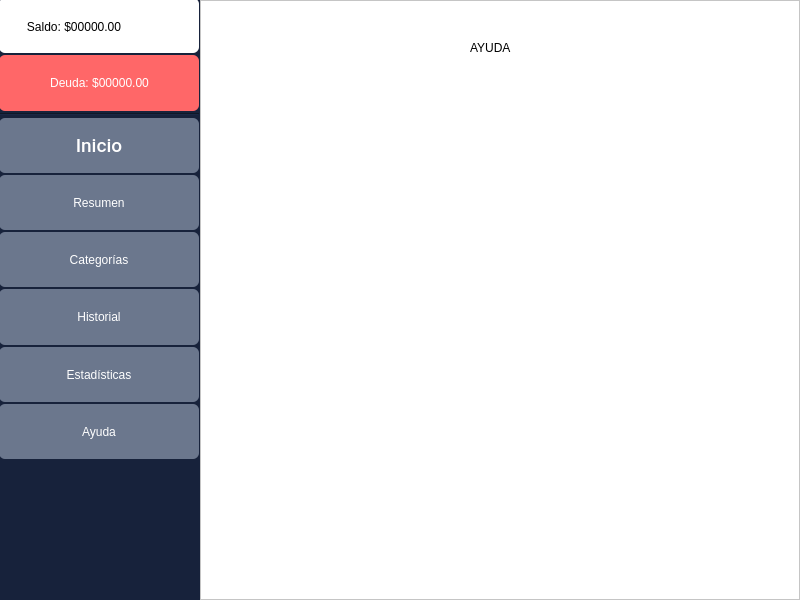
<?xml version="1.0" encoding="UTF-8"?>
<ui version="4.0">
 <class>Form</class>
 <widget class="QWidget" name="Form">
  <property name="geometry">
   <rect>
    <x>0</x>
    <y>0</y>
    <width>800</width>
    <height>600</height>
   </rect>
  </property>
  <property name="minimumSize">
   <size>
    <width>800</width>
    <height>600</height>
   </size>
  </property>
  <property name="maximumSize">
   <size>
    <width>800</width>
    <height>600</height>
   </size>
  </property>
  <property name="windowTitle">
   <string>BetaSave</string>
  </property>
  <widget class="QFrame" name="frame_main_w">
   <property name="geometry">
    <rect>
     <x>0</x>
     <y>0</y>
     <width>800</width>
     <height>600</height>
    </rect>
   </property>
   <property name="styleSheet">
    <string notr="true">background-color: rgb(255, 255, 255);</string>
   </property>
   <property name="frameShape">
    <enum>QFrame::StyledPanel</enum>
   </property>
   <property name="frameShadow">
    <enum>QFrame::Raised</enum>
   </property>
   <widget class="QFrame" name="menu_frame">
    <property name="geometry">
     <rect>
      <x>0</x>
      <y>-1</y>
      <width>200</width>
      <height>611</height>
     </rect>
    </property>
    <property name="styleSheet">
     <string notr="true">background-color: #17223b;</string>
    </property>
    <property name="frameShape">
     <enum>QFrame::StyledPanel</enum>
    </property>
    <property name="frameShadow">
     <enum>QFrame::Raised</enum>
    </property>
    <widget class="QWidget" name="verticalLayoutWidget">
     <property name="geometry">
      <rect>
       <x>-1</x>
       <y>-1</y>
       <width>201</width>
       <height>611</height>
      </rect>
     </property>
     <layout class="QVBoxLayout" name="verticalLayout_Menu" stretch="0,0,0,0,0,0,0,0,0">
      <property name="spacing">
       <number>2</number>
      </property>
      <property name="sizeConstraint">
       <enum>QLayout::SetMaximumSize</enum>
      </property>
      <property name="topMargin">
       <number>0</number>
      </property>
      <property name="rightMargin">
       <number>1</number>
      </property>
      <property name="bottomMargin">
       <number>150</number>
      </property>
      <item>
       <widget class="QFrame" name="frame_Saldo">
        <property name="styleSheet">
         <string notr="true">background-color: rgb(255, 255, 255);
border-radius: 6px;</string>
        </property>
        <property name="frameShape">
         <enum>QFrame::StyledPanel</enum>
        </property>
        <property name="frameShadow">
         <enum>QFrame::Raised</enum>
        </property>
        <widget class="QLabel" name="Label_Saldo">
         <property name="geometry">
          <rect>
           <x>5</x>
           <y>9</y>
           <width>140</width>
           <height>40</height>
          </rect>
         </property>
         <property name="styleSheet">
          <string notr="true">font: 87 10pt &quot;Roboto Black&quot;;</string>
         </property>
         <property name="text">
          <string>Saldo: $00000.00</string>
         </property>
         <property name="alignment">
          <set>Qt::AlignCenter</set>
         </property>
        </widget>
        <widget class="QPushButton" name="pushButton_agregar_saldo">
         <property name="geometry">
          <rect>
           <x>150</x>
           <y>10</y>
           <width>35</width>
           <height>35</height>
          </rect>
         </property>
         <property name="cursor">
          <cursorShape>PointingHandCursor</cursorShape>
         </property>
         <property name="styleSheet">
          <string notr="true">image: url(:/newPrefix/icons8-positive-48.png);</string>
         </property>
         <property name="text">
          <string/>
         </property>
         <property name="icon">
          <iconset>
           <normaloff>icon_img/icons8-positive-48.png</normaloff>icon_img/icons8-positive-48.png</iconset>
         </property>
         <property name="iconSize">
          <size>
           <width>30</width>
           <height>30</height>
          </size>
         </property>
        </widget>
       </widget>
      </item>
      <item>
       <widget class="QFrame" name="frame_Deuda">
        <property name="styleSheet">
         <string notr="true">background-color: rgb(255, 103, 104);
border-radius: 6px;</string>
        </property>
        <property name="frameShape">
         <enum>QFrame::StyledPanel</enum>
        </property>
        <property name="frameShadow">
         <enum>QFrame::Raised</enum>
        </property>
        <widget class="QLabel" name="Label_Deuda">
         <property name="geometry">
          <rect>
           <x>10</x>
           <y>18</y>
           <width>181</width>
           <height>20</height>
          </rect>
         </property>
         <property name="styleSheet">
          <string notr="true">color: rgb(255, 255, 255);
font: 87 10pt &quot;Roboto Black&quot;;</string>
         </property>
         <property name="frameShape">
          <enum>QFrame::NoFrame</enum>
         </property>
         <property name="text">
          <string>Deuda: $00000.00</string>
         </property>
         <property name="scaledContents">
          <bool>false</bool>
         </property>
         <property name="alignment">
          <set>Qt::AlignCenter</set>
         </property>
         <property name="wordWrap">
          <bool>false</bool>
         </property>
         <property name="margin">
          <number>0</number>
         </property>
         <property name="indent">
          <number>-1</number>
         </property>
        </widget>
       </widget>
      </item>
      <item>
       <widget class="Line" name="line">
        <property name="orientation">
         <enum>Qt::Horizontal</enum>
        </property>
       </widget>
      </item>
      <item>
       <widget class="QPushButton" name="pushButton_Inicio">
        <property name="enabled">
         <bool>true</bool>
        </property>
        <property name="sizePolicy">
         <sizepolicy hsizetype="Minimum" vsizetype="Preferred">
          <horstretch>0</horstretch>
          <verstretch>0</verstretch>
         </sizepolicy>
        </property>
        <property name="maximumSize">
         <size>
          <width>16777215</width>
          <height>65</height>
         </size>
        </property>
        <property name="font">
         <font>
          <family>Roboto Medium</family>
          <pointsize>14</pointsize>
          <weight>7</weight>
          <italic>false</italic>
          <bold>false</bold>
         </font>
        </property>
        <property name="cursor">
         <cursorShape>PointingHandCursor</cursorShape>
        </property>
        <property name="styleSheet">
         <string notr="true">background-color: #6b778d;
color: rgb(255, 255, 255);
font: 57 14pt &quot;Roboto Medium&quot;;
border-radius: 6px;</string>
        </property>
        <property name="text">
         <string>Inicio</string>
        </property>
        <property name="icon">
         <iconset>
          <normaloff>icon_img/icons8-google-home-48.png</normaloff>icon_img/icons8-google-home-48.png</iconset>
        </property>
        <property name="iconSize">
         <size>
          <width>30</width>
          <height>30</height>
         </size>
        </property>
       </widget>
      </item>
      <item>
       <widget class="QPushButton" name="pushButton_Resumen">
        <property name="enabled">
         <bool>true</bool>
        </property>
        <property name="sizePolicy">
         <sizepolicy hsizetype="Minimum" vsizetype="Preferred">
          <horstretch>0</horstretch>
          <verstretch>0</verstretch>
         </sizepolicy>
        </property>
        <property name="maximumSize">
         <size>
          <width>16777215</width>
          <height>65</height>
         </size>
        </property>
        <property name="cursor">
         <cursorShape>PointingHandCursor</cursorShape>
        </property>
        <property name="styleSheet">
         <string notr="true">background-color: #6b778d;
color: rgb(255, 255, 255);
font: 57 14pt &quot;Roboto Medium&quot;;
border-radius: 6px;</string>
        </property>
        <property name="text">
         <string>Resumen</string>
        </property>
        <property name="icon">
         <iconset>
          <normaloff>icon_img/icons8-spreadsheet-48.png</normaloff>icon_img/icons8-spreadsheet-48.png</iconset>
        </property>
        <property name="iconSize">
         <size>
          <width>30</width>
          <height>30</height>
         </size>
        </property>
       </widget>
      </item>
      <item>
       <widget class="QPushButton" name="pushButton_Categorias">
        <property name="enabled">
         <bool>true</bool>
        </property>
        <property name="sizePolicy">
         <sizepolicy hsizetype="Minimum" vsizetype="Preferred">
          <horstretch>0</horstretch>
          <verstretch>0</verstretch>
         </sizepolicy>
        </property>
        <property name="maximumSize">
         <size>
          <width>16777215</width>
          <height>65</height>
         </size>
        </property>
        <property name="cursor">
         <cursorShape>PointingHandCursor</cursorShape>
        </property>
        <property name="styleSheet">
         <string notr="true">background-color: #6b778d;
color: rgb(255, 255, 255);
font: 57 14pt &quot;Roboto Medium&quot;;
border-radius: 6px;</string>
        </property>
        <property name="text">
         <string>Categorías</string>
        </property>
        <property name="icon">
         <iconset>
          <normaloff>icon_img/icons8-sorting-48.png</normaloff>icon_img/icons8-sorting-48.png</iconset>
        </property>
        <property name="iconSize">
         <size>
          <width>30</width>
          <height>30</height>
         </size>
        </property>
       </widget>
      </item>
      <item>
       <widget class="QPushButton" name="pushButton_Historial">
        <property name="enabled">
         <bool>true</bool>
        </property>
        <property name="sizePolicy">
         <sizepolicy hsizetype="Minimum" vsizetype="Preferred">
          <horstretch>0</horstretch>
          <verstretch>0</verstretch>
         </sizepolicy>
        </property>
        <property name="maximumSize">
         <size>
          <width>16777215</width>
          <height>65</height>
         </size>
        </property>
        <property name="cursor">
         <cursorShape>PointingHandCursor</cursorShape>
        </property>
        <property name="styleSheet">
         <string notr="true">background-color: #6b778d;
color: rgb(255, 255, 255);
font: 57 14pt &quot;Roboto Medium&quot;;
border-radius: 6px;</string>
        </property>
        <property name="text">
         <string>Historial</string>
        </property>
        <property name="icon">
         <iconset>
          <normaloff>icon_img/icons8-statistics-48.png</normaloff>icon_img/icons8-statistics-48.png</iconset>
        </property>
        <property name="iconSize">
         <size>
          <width>30</width>
          <height>30</height>
         </size>
        </property>
       </widget>
      </item>
      <item>
       <widget class="QPushButton" name="pushButton_Estadisticas">
        <property name="enabled">
         <bool>true</bool>
        </property>
        <property name="sizePolicy">
         <sizepolicy hsizetype="Minimum" vsizetype="Preferred">
          <horstretch>0</horstretch>
          <verstretch>0</verstretch>
         </sizepolicy>
        </property>
        <property name="maximumSize">
         <size>
          <width>16777215</width>
          <height>65</height>
         </size>
        </property>
        <property name="cursor">
         <cursorShape>PointingHandCursor</cursorShape>
        </property>
        <property name="styleSheet">
         <string notr="true">background-color: #6b778d;
color: rgb(255, 255, 255);
font: 57 14pt &quot;Roboto Medium&quot;;
border-radius: 6px;</string>
        </property>
        <property name="text">
         <string>Estadísticas</string>
        </property>
        <property name="icon">
         <iconset>
          <normaloff>icon_img/icons8-doughnut-chart-48.png</normaloff>icon_img/icons8-doughnut-chart-48.png</iconset>
        </property>
        <property name="iconSize">
         <size>
          <width>30</width>
          <height>30</height>
         </size>
        </property>
        <property name="checkable">
         <bool>false</bool>
        </property>
        <property name="checked">
         <bool>false</bool>
        </property>
        <property name="autoRepeat">
         <bool>false</bool>
        </property>
        <property name="autoExclusive">
         <bool>false</bool>
        </property>
       </widget>
      </item>
      <item>
       <widget class="QPushButton" name="pushButton_Ayuda">
        <property name="enabled">
         <bool>true</bool>
        </property>
        <property name="sizePolicy">
         <sizepolicy hsizetype="Minimum" vsizetype="Preferred">
          <horstretch>0</horstretch>
          <verstretch>0</verstretch>
         </sizepolicy>
        </property>
        <property name="maximumSize">
         <size>
          <width>16777215</width>
          <height>65</height>
         </size>
        </property>
        <property name="cursor">
         <cursorShape>PointingHandCursor</cursorShape>
        </property>
        <property name="styleSheet">
         <string notr="true">background-color: #6b778d;
font: 57 14pt &quot;Roboto Medium&quot;;
color: rgb(255, 255, 255);
border-radius: 6px;</string>
        </property>
        <property name="text">
         <string>Ayuda</string>
        </property>
        <property name="icon">
         <iconset>
          <normaloff>icon_img/icons8-help-48.png</normaloff>icon_img/icons8-help-48.png</iconset>
        </property>
        <property name="iconSize">
         <size>
          <width>30</width>
          <height>30</height>
         </size>
        </property>
       </widget>
      </item>
     </layout>
    </widget>
   </widget>
   <widget class="QFrame" name="inicio_frame">
    <property name="geometry">
     <rect>
      <x>200</x>
      <y>0</y>
      <width>600</width>
      <height>600</height>
     </rect>
    </property>
    <property name="styleSheet">
     <string notr="true">background-color: rgb(255, 255, 255);</string>
    </property>
    <property name="frameShape">
     <enum>QFrame::StyledPanel</enum>
    </property>
    <property name="frameShadow">
     <enum>QFrame::Raised</enum>
    </property>
    <widget class="QLabel" name="label_2">
     <property name="geometry">
      <rect>
       <x>50</x>
       <y>-30</y>
       <width>983</width>
       <height>982</height>
      </rect>
     </property>
     <property name="styleSheet">
      <string notr="true">background: transparent;</string>
     </property>
     <property name="text">
      <string/>
     </property>
     <property name="pixmap">
      <pixmap>beta_img/Logo_oficial_vector_bl.png</pixmap>
     </property>
     <property name="scaledContents">
      <bool>true</bool>
     </property>
    </widget>
    <widget class="QLabel" name="label_4">
     <property name="geometry">
      <rect>
       <x>270</x>
       <y>40</y>
       <width>31</width>
       <height>16</height>
      </rect>
     </property>
     <property name="styleSheet">
      <string notr="true">font: 87 8pt &quot;Roboto Black&quot;;</string>
     </property>
     <property name="text">
      <string>INICIO</string>
     </property>
    </widget>
   </widget>
   <widget class="QFrame" name="resumen_frame">
    <property name="geometry">
     <rect>
      <x>200</x>
      <y>0</y>
      <width>600</width>
      <height>600</height>
     </rect>
    </property>
    <property name="styleSheet">
     <string notr="true">background-color: rgb(255, 255, 255);</string>
    </property>
    <property name="frameShape">
     <enum>QFrame::StyledPanel</enum>
    </property>
    <property name="frameShadow">
     <enum>QFrame::Raised</enum>
    </property>
    <widget class="QLabel" name="label_7">
     <property name="geometry">
      <rect>
       <x>50</x>
       <y>-30</y>
       <width>983</width>
       <height>982</height>
      </rect>
     </property>
     <property name="styleSheet">
      <string notr="true">background: transparent;</string>
     </property>
     <property name="text">
      <string/>
     </property>
     <property name="pixmap">
      <pixmap>beta_img/Logo_oficial_vector_bl.png</pixmap>
     </property>
     <property name="scaledContents">
      <bool>true</bool>
     </property>
    </widget>
    <widget class="QLabel" name="label_8">
     <property name="geometry">
      <rect>
       <x>270</x>
       <y>40</y>
       <width>51</width>
       <height>16</height>
      </rect>
     </property>
     <property name="styleSheet">
      <string notr="true">font: 87 8pt &quot;Roboto Black&quot;;</string>
     </property>
     <property name="text">
      <string>RESUMEN</string>
     </property>
    </widget>
   </widget>
   <widget class="QFrame" name="categorias_frame">
    <property name="geometry">
     <rect>
      <x>200</x>
      <y>0</y>
      <width>600</width>
      <height>600</height>
     </rect>
    </property>
    <property name="styleSheet">
     <string notr="true">background-color: rgb(255, 255, 255);</string>
    </property>
    <property name="frameShape">
     <enum>QFrame::StyledPanel</enum>
    </property>
    <property name="frameShadow">
     <enum>QFrame::Raised</enum>
    </property>
    <widget class="QLabel" name="label_11">
     <property name="geometry">
      <rect>
       <x>50</x>
       <y>-30</y>
       <width>983</width>
       <height>982</height>
      </rect>
     </property>
     <property name="styleSheet">
      <string notr="true">background: transparent;</string>
     </property>
     <property name="text">
      <string/>
     </property>
     <property name="pixmap">
      <pixmap>beta_img/Logo_oficial_vector_bl.png</pixmap>
     </property>
     <property name="scaledContents">
      <bool>true</bool>
     </property>
    </widget>
    <widget class="QLabel" name="label_12">
     <property name="geometry">
      <rect>
       <x>270</x>
       <y>40</y>
       <width>71</width>
       <height>16</height>
      </rect>
     </property>
     <property name="styleSheet">
      <string notr="true">font: 87 8pt &quot;Roboto Black&quot;;</string>
     </property>
     <property name="text">
      <string>CATEGORIAS</string>
     </property>
    </widget>
   </widget>
   <widget class="QFrame" name="estadisticas_frame">
    <property name="geometry">
     <rect>
      <x>200</x>
      <y>0</y>
      <width>600</width>
      <height>600</height>
     </rect>
    </property>
    <property name="styleSheet">
     <string notr="true">background-color: rgb(255, 255, 255);</string>
    </property>
    <property name="frameShape">
     <enum>QFrame::StyledPanel</enum>
    </property>
    <property name="frameShadow">
     <enum>QFrame::Raised</enum>
    </property>
    <widget class="QLabel" name="label_13">
     <property name="geometry">
      <rect>
       <x>50</x>
       <y>-30</y>
       <width>983</width>
       <height>982</height>
      </rect>
     </property>
     <property name="styleSheet">
      <string notr="true">background: transparent;</string>
     </property>
     <property name="text">
      <string/>
     </property>
     <property name="pixmap">
      <pixmap>beta_img/Logo_oficial_vector_bl.png</pixmap>
     </property>
     <property name="scaledContents">
      <bool>true</bool>
     </property>
    </widget>
    <widget class="QLabel" name="label_14">
     <property name="geometry">
      <rect>
       <x>270</x>
       <y>40</y>
       <width>81</width>
       <height>16</height>
      </rect>
     </property>
     <property name="styleSheet">
      <string notr="true">font: 87 8pt &quot;Roboto Black&quot;;</string>
     </property>
     <property name="text">
      <string>ESTADISTICAS</string>
     </property>
    </widget>
   </widget>
   <widget class="QFrame" name="ayuda_frame">
    <property name="geometry">
     <rect>
      <x>200</x>
      <y>0</y>
      <width>600</width>
      <height>600</height>
     </rect>
    </property>
    <property name="styleSheet">
     <string notr="true">background-color: rgb(255, 255, 255);</string>
    </property>
    <property name="frameShape">
     <enum>QFrame::StyledPanel</enum>
    </property>
    <property name="frameShadow">
     <enum>QFrame::Raised</enum>
    </property>
    <widget class="QLabel" name="label_15">
     <property name="geometry">
      <rect>
       <x>50</x>
       <y>-30</y>
       <width>983</width>
       <height>982</height>
      </rect>
     </property>
     <property name="styleSheet">
      <string notr="true">background: transparent;</string>
     </property>
     <property name="text">
      <string/>
     </property>
     <property name="pixmap">
      <pixmap>beta_img/Logo_oficial_vector_bl.png</pixmap>
     </property>
     <property name="scaledContents">
      <bool>true</bool>
     </property>
    </widget>
    <widget class="QLabel" name="label_16">
     <property name="geometry">
      <rect>
       <x>270</x>
       <y>40</y>
       <width>41</width>
       <height>16</height>
      </rect>
     </property>
     <property name="styleSheet">
      <string notr="true">font: 87 8pt &quot;Roboto Black&quot;;</string>
     </property>
     <property name="text">
      <string>AYUDA</string>
     </property>
    </widget>
   </widget>
   <widget class="QFrame" name="historial_frame">
    <property name="geometry">
     <rect>
      <x>200</x>
      <y>0</y>
      <width>600</width>
      <height>600</height>
     </rect>
    </property>
    <property name="styleSheet">
     <string notr="true">background-color: rgb(255, 255, 255);</string>
    </property>
    <property name="frameShape">
     <enum>QFrame::StyledPanel</enum>
    </property>
    <property name="frameShadow">
     <enum>QFrame::Raised</enum>
    </property>
    <widget class="QLabel" name="label_17">
     <property name="geometry">
      <rect>
       <x>50</x>
       <y>-30</y>
       <width>983</width>
       <height>982</height>
      </rect>
     </property>
     <property name="styleSheet">
      <string notr="true">background: transparent;</string>
     </property>
     <property name="text">
      <string/>
     </property>
     <property name="pixmap">
      <pixmap>beta_img/Logo_oficial_vector_bl.png</pixmap>
     </property>
     <property name="scaledContents">
      <bool>true</bool>
     </property>
    </widget>
    <widget class="QLabel" name="label_18">
     <property name="geometry">
      <rect>
       <x>270</x>
       <y>40</y>
       <width>61</width>
       <height>16</height>
      </rect>
     </property>
     <property name="styleSheet">
      <string notr="true">font: 87 8pt &quot;Roboto Black&quot;;</string>
     </property>
     <property name="text">
      <string>HISTORIAL</string>
     </property>
    </widget>
   </widget>
   <zorder>menu_frame</zorder>
   <zorder>inicio_frame</zorder>
   <zorder>resumen_frame</zorder>
   <zorder>categorias_frame</zorder>
   <zorder>historial_frame</zorder>
   <zorder>estadisticas_frame</zorder>
   <zorder>ayuda_frame</zorder>
  </widget>
 </widget>
 <resources/>
 <connections>
  <connection>
   <sender>pushButton_Inicio</sender>
   <signal>clicked()</signal>
   <receiver>inicio_frame</receiver>
   <slot>raise()</slot>
   <hints>
    <hint type="sourcelabel">
     <x>161</x>
     <y>146</y>
    </hint>
    <hint type="destinationlabel">
     <x>224</x>
     <y>146</y>
    </hint>
   </hints>
  </connection>
  <connection>
   <sender>pushButton_Resumen</sender>
   <signal>clicked()</signal>
   <receiver>resumen_frame</receiver>
   <slot>raise()</slot>
   <hints>
    <hint type="sourcelabel">
     <x>171</x>
     <y>209</y>
    </hint>
    <hint type="destinationlabel">
     <x>210</x>
     <y>202</y>
    </hint>
   </hints>
  </connection>
  <connection>
   <sender>pushButton_Categorias</sender>
   <signal>clicked()</signal>
   <receiver>categorias_frame</receiver>
   <slot>raise()</slot>
   <hints>
    <hint type="sourcelabel">
     <x>161</x>
     <y>257</y>
    </hint>
    <hint type="destinationlabel">
     <x>211</x>
     <y>258</y>
    </hint>
   </hints>
  </connection>
  <connection>
   <sender>pushButton_Historial</sender>
   <signal>clicked()</signal>
   <receiver>historial_frame</receiver>
   <slot>raise()</slot>
   <hints>
    <hint type="sourcelabel">
     <x>149</x>
     <y>315</y>
    </hint>
    <hint type="destinationlabel">
     <x>214</x>
     <y>319</y>
    </hint>
   </hints>
  </connection>
  <connection>
   <sender>pushButton_Estadisticas</sender>
   <signal>clicked()</signal>
   <receiver>estadisticas_frame</receiver>
   <slot>raise()</slot>
   <hints>
    <hint type="sourcelabel">
     <x>164</x>
     <y>370</y>
    </hint>
    <hint type="destinationlabel">
     <x>209</x>
     <y>373</y>
    </hint>
   </hints>
  </connection>
  <connection>
   <sender>pushButton_Ayuda</sender>
   <signal>clicked()</signal>
   <receiver>ayuda_frame</receiver>
   <slot>raise()</slot>
   <hints>
    <hint type="sourcelabel">
     <x>168</x>
     <y>434</y>
    </hint>
    <hint type="destinationlabel">
     <x>224</x>
     <y>431</y>
    </hint>
   </hints>
  </connection>
 </connections>
</ui>
